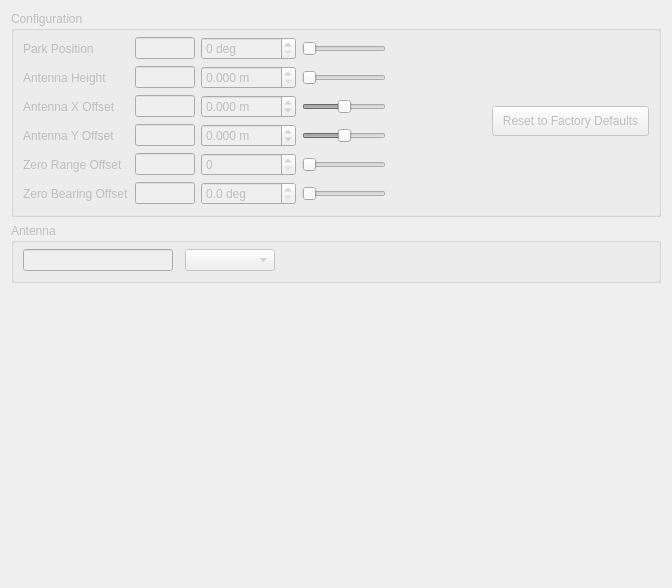
      <widget class="QWidget" name="tabInstallation">
       <property name="enabled">
        <bool>false</bool>
       </property>
       <attribute name="title">
        <string>Installation</string>
       </attribute>
       <layout class="QVBoxLayout" name="verticalLayout_14">
        <item>
         <widget class="QGroupBox" name="groupImageConfiguration">
          <property name="title">
           <string>Configuration</string>
          </property>
          <layout class="QHBoxLayout" name="horizontalLayout_13">
           <property name="topMargin">
            <number>6</number>
           </property>
           <item>
            <layout class="QGridLayout" name="gridLayout_13">
             <item row="2" column="2">
              <widget class="QDoubleSpinBox" name="spinAntennaXOffset">
               <property name="minimumSize">
                <size>
                 <width>75</width>
                 <height>0</height>
                </size>
               </property>
               <property name="keyboardTracking">
                <bool>false</bool>
               </property>
               <property name="suffix">
                <string> m</string>
               </property>
               <property name="decimals">
                <number>3</number>
               </property>
               <property name="minimum">
                <double>-1000.000000000000000</double>
               </property>
               <property name="maximum">
                <double>1000.000000000000000</double>
               </property>
               <property name="singleStep">
                <double>0.001000000000000</double>
               </property>
              </widget>
             </item>
             <item row="2" column="1">
              <widget class="QLineEdit" name="editAntennaXOffset">
               <property name="enabled">
                <bool>false</bool>
               </property>
               <property name="maximumSize">
                <size>
                 <width>60</width>
                 <height>16777215</height>
                </size>
               </property>
               <property name="alignment">
                <set>Qt::AlignRight|Qt::AlignTrailing|Qt::AlignVCenter</set>
               </property>
               <property name="readOnly">
                <bool>true</bool>
               </property>
              </widget>
             </item>
             <item row="0" column="0">
              <widget class="QLabel" name="labelParkPosition">
               <property name="text">
                <string>Park Position</string>
               </property>
              </widget>
             </item>
             <item row="0" column="1">
              <widget class="QLineEdit" name="editParkPosition">
               <property name="enabled">
                <bool>false</bool>
               </property>
               <property name="sizePolicy">
                <sizepolicy hsizetype="MinimumExpanding" vsizetype="Fixed">
                 <horstretch>0</horstretch>
                 <verstretch>0</verstretch>
                </sizepolicy>
               </property>
               <property name="minimumSize">
                <size>
                 <width>0</width>
                 <height>20</height>
                </size>
               </property>
               <property name="maximumSize">
                <size>
                 <width>60</width>
                 <height>16777215</height>
                </size>
               </property>
               <property name="alignment">
                <set>Qt::AlignRight|Qt::AlignTrailing|Qt::AlignVCenter</set>
               </property>
               <property name="readOnly">
                <bool>true</bool>
               </property>
              </widget>
             </item>
             <item row="0" column="2">
              <widget class="QSpinBox" name="spinParkPosition">
               <property name="keyboardTracking">
                <bool>false</bool>
               </property>
               <property name="suffix">
                <string> deg</string>
               </property>
               <property name="maximum">
                <number>359</number>
               </property>
              </widget>
             </item>
             <item row="0" column="3">
              <widget class="QSlider" name="sliderParkPosition">
               <property name="maximum">
                <number>359</number>
               </property>
               <property name="orientation">
                <enum>Qt::Horizontal</enum>
               </property>
              </widget>
             </item>
             <item row="1" column="0">
              <widget class="QLabel" name="labelAntennaHeight">
               <property name="text">
                <string>Antenna Height</string>
               </property>
              </widget>
             </item>
             <item row="1" column="3">
              <widget class="QSlider" name="sliderAntennaHeight">
               <property name="maximum">
                <number>1000</number>
               </property>
               <property name="orientation">
                <enum>Qt::Horizontal</enum>
               </property>
              </widget>
             </item>
             <item row="4" column="0">
              <widget class="QLabel" name="labelZeroRangeOffset">
               <property name="text">
                <string>Zero Range Offset</string>
               </property>
              </widget>
             </item>
             <item row="4" column="1">
              <widget class="QLineEdit" name="editZeroRange">
               <property name="enabled">
                <bool>false</bool>
               </property>
               <property name="sizePolicy">
                <sizepolicy hsizetype="MinimumExpanding" vsizetype="Fixed">
                 <horstretch>0</horstretch>
                 <verstretch>0</verstretch>
                </sizepolicy>
               </property>
               <property name="minimumSize">
                <size>
                 <width>0</width>
                 <height>20</height>
                </size>
               </property>
               <property name="maximumSize">
                <size>
                 <width>60</width>
                 <height>16777215</height>
                </size>
               </property>
               <property name="alignment">
                <set>Qt::AlignRight|Qt::AlignTrailing|Qt::AlignVCenter</set>
               </property>
               <property name="readOnly">
                <bool>true</bool>
               </property>
              </widget>
             </item>
             <item row="4" column="3">
              <widget class="QSlider" name="sliderZeroRange">
               <property name="maximum">
                <number>500</number>
               </property>
               <property name="orientation">
                <enum>Qt::Horizontal</enum>
               </property>
              </widget>
             </item>
             <item row="5" column="0">
              <widget class="QLabel" name="labelZeroBearingOffset">
               <property name="text">
                <string>Zero Bearing Offset</string>
               </property>
              </widget>
             </item>
             <item row="5" column="1">
              <widget class="QLineEdit" name="editZeroBearing">
               <property name="enabled">
                <bool>false</bool>
               </property>
               <property name="sizePolicy">
                <sizepolicy hsizetype="MinimumExpanding" vsizetype="Fixed">
                 <horstretch>0</horstretch>
                 <verstretch>0</verstretch>
                </sizepolicy>
               </property>
               <property name="minimumSize">
                <size>
                 <width>0</width>
                 <height>20</height>
                </size>
               </property>
               <property name="maximumSize">
                <size>
                 <width>60</width>
                 <height>16777215</height>
                </size>
               </property>
               <property name="alignment">
                <set>Qt::AlignRight|Qt::AlignTrailing|Qt::AlignVCenter</set>
               </property>
               <property name="readOnly">
                <bool>true</bool>
               </property>
              </widget>
             </item>
             <item row="5" column="3">
              <widget class="QSlider" name="sliderZeroBearing">
               <property name="maximum">
                <number>360</number>
               </property>
               <property name="orientation">
                <enum>Qt::Horizontal</enum>
               </property>
              </widget>
             </item>
             <item row="5" column="2">
              <widget class="QDoubleSpinBox" name="spinZeroBearing">
               <property name="minimumSize">
                <size>
                 <width>65</width>
                 <height>0</height>
                </size>
               </property>
               <property name="keyboardTracking">
                <bool>false</bool>
               </property>
               <property name="suffix">
                <string> deg</string>
               </property>
               <property name="decimals">
                <number>1</number>
               </property>
               <property name="maximum">
                <double>359.899999999999977</double>
               </property>
               <property name="singleStep">
                <double>0.100000000000000</double>
               </property>
              </widget>
             </item>
             <item row="1" column="2">
              <widget class="QDoubleSpinBox" name="spinAntennaHeight">
               <property name="minimumSize">
                <size>
                 <width>75</width>
                 <height>0</height>
                </size>
               </property>
               <property name="keyboardTracking">
                <bool>false</bool>
               </property>
               <property name="suffix">
                <string> m</string>
               </property>
               <property name="decimals">
                <number>3</number>
               </property>
               <property name="maximum">
                <double>100.000000000000000</double>
               </property>
               <property name="singleStep">
                <double>0.001000000000000</double>
               </property>
              </widget>
             </item>
             <item row="4" column="2">
              <widget class="QDoubleSpinBox" name="spinZeroRange">
               <property name="minimumSize">
                <size>
                 <width>75</width>
                 <height>0</height>
                </size>
               </property>
               <property name="keyboardTracking">
                <bool>false</bool>
               </property>
               <property name="suffix">
                <string/>
               </property>
               <property name="decimals">
                <number>0</number>
               </property>
               <property name="maximum">
                <double>1023.000000000000000</double>
               </property>
               <property name="singleStep">
                <double>1.000000000000000</double>
               </property>
              </widget>
             </item>
             <item row="1" column="1">
              <widget class="QLineEdit" name="editAntennaHeight">
               <property name="enabled">
                <bool>false</bool>
               </property>
               <property name="maximumSize">
                <size>
                 <width>60</width>
                 <height>16777215</height>
                </size>
               </property>
               <property name="alignment">
                <set>Qt::AlignRight|Qt::AlignTrailing|Qt::AlignVCenter</set>
               </property>
               <property name="readOnly">
                <bool>true</bool>
               </property>
              </widget>
             </item>
             <item row="2" column="3">
              <widget class="QSlider" name="sliderAntennaXOffset">
               <property name="minimum">
                <number>-1000</number>
               </property>
               <property name="maximum">
                <number>1000</number>
               </property>
               <property name="orientation">
                <enum>Qt::Horizontal</enum>
               </property>
              </widget>
             </item>
             <item row="2" column="0">
              <widget class="QLabel" name="labelAntennaXOffset">
               <property name="text">
                <string>Antenna X Offset</string>
               </property>
              </widget>
             </item>
             <item row="3" column="0">
              <widget class="QLabel" name="labelAntennaYOffset">
               <property name="text">
                <string>Antenna Y Offset</string>
               </property>
              </widget>
             </item>
             <item row="3" column="1">
              <widget class="QLineEdit" name="editAntennaYOffset">
               <property name="enabled">
                <bool>false</bool>
               </property>
               <property name="maximumSize">
                <size>
                 <width>60</width>
                 <height>16777215</height>
                </size>
               </property>
               <property name="alignment">
                <set>Qt::AlignRight|Qt::AlignTrailing|Qt::AlignVCenter</set>
               </property>
               <property name="readOnly">
                <bool>true</bool>
               </property>
              </widget>
             </item>
             <item row="3" column="2">
              <widget class="QDoubleSpinBox" name="spinAntennaYOffset">
               <property name="minimumSize">
                <size>
                 <width>75</width>
                 <height>0</height>
                </size>
               </property>
               <property name="keyboardTracking">
                <bool>false</bool>
               </property>
               <property name="suffix">
                <string> m</string>
               </property>
               <property name="decimals">
                <number>3</number>
               </property>
               <property name="minimum">
                <double>-1000.000000000000000</double>
               </property>
               <property name="maximum">
                <double>1000.000000000000000</double>
               </property>
               <property name="singleStep">
                <double>0.001000000000000</double>
               </property>
              </widget>
             </item>
             <item row="3" column="3">
              <widget class="QSlider" name="sliderAntennaYOffset">
               <property name="minimum">
                <number>-1000</number>
               </property>
               <property name="maximum">
                <number>1000</number>
               </property>
               <property name="orientation">
                <enum>Qt::Horizontal</enum>
               </property>
              </widget>
             </item>
            </layout>
           </item>
           <item>
            <spacer name="horizontalSpacer_14">
             <property name="orientation">
              <enum>Qt::Horizontal</enum>
             </property>
             <property name="sizeHint" stdset="0">
              <size>
               <width>100</width>
               <height>20</height>
              </size>
             </property>
            </spacer>
           </item>
           <item>
            <widget class="QPushButton" name="pushFactoryDefaults">
             <property name="minimumSize">
              <size>
               <width>0</width>
               <height>30</height>
              </size>
             </property>
             <property name="maximumSize">
              <size>
               <width>170</width>
               <height>16777215</height>
              </size>
             </property>
             <property name="layoutDirection">
              <enum>Qt::LeftToRight</enum>
             </property>
             <property name="text">
              <string>  Reset to Factory Defaults  </string>
             </property>
            </widget>
           </item>
          </layout>
         </widget>
        </item>
        <item>
         <widget class="QGroupBox" name="groupAntennaType">
          <property name="minimumSize">
           <size>
            <width>0</width>
            <height>0</height>
           </size>
          </property>
          <property name="title">
           <string>Antenna</string>
          </property>
          <layout class="QHBoxLayout" name="horizontalLayout_6">
           <property name="spacing">
            <number>12</number>
           </property>
           <property name="topMargin">
            <number>6</number>
           </property>
           <item>
            <widget class="QLineEdit" name="editAntennaType">
             <property name="enabled">
              <bool>false</bool>
             </property>
             <property name="sizePolicy">
              <sizepolicy hsizetype="MinimumExpanding" vsizetype="Fixed">
               <horstretch>0</horstretch>
               <verstretch>0</verstretch>
              </sizepolicy>
             </property>
             <property name="minimumSize">
              <size>
               <width>150</width>
               <height>20</height>
              </size>
             </property>
             <property name="maximumSize">
              <size>
               <width>50</width>
               <height>16777215</height>
              </size>
             </property>
             <property name="readOnly">
              <bool>true</bool>
             </property>
            </widget>
           </item>
           <item>
            <widget class="QComboBox" name="comboAntennaType">
             <property name="enabled">
              <bool>false</bool>
             </property>
             <property name="sizePolicy">
              <sizepolicy hsizetype="Preferred" vsizetype="Fixed">
               <horstretch>0</horstretch>
               <verstretch>0</verstretch>
              </sizepolicy>
             </property>
             <property name="minimumSize">
              <size>
               <width>90</width>
               <height>20</height>
              </size>
             </property>
            </widget>
           </item>
           <item>
            <spacer name="horizontalSpacer_15">
             <property name="orientation">
              <enum>Qt::Horizontal</enum>
             </property>
             <property name="sizeHint" stdset="0">
              <size>
               <width>40</width>
               <height>20</height>
              </size>
             </property>
            </spacer>
           </item>
          </layout>
         </widget>
        </item>
        <item>
         <spacer name="verticalSpacer_9">
          <property name="orientation">
           <enum>Qt::Vertical</enum>
          </property>
          <property name="sizeHint" stdset="0">
           <size>
            <width>198</width>
            <height>294</height>
           </size>
          </property>
         </spacer>
        </item>
       </layout>
      </widget>
